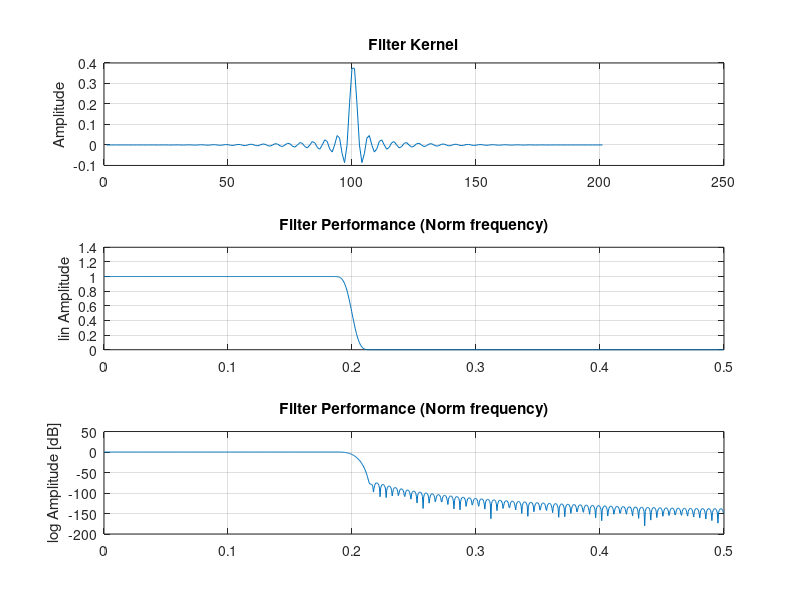

The MATLAB source for this figure:
%(c) by Daniel Pelikan 2015
%This code designs the Lowpass or a High pass filter poles
% which can be used in the vhdl code for a digital FIR filter
% sinc filter with Blackman window 

function FilterDesigner

CutOffFreq=20;%change in Hz, max 1/2 of teh sample frequency
SampleRate=100;%Sample Rate
%Bandwidth of the filter
BW=0.02;%Change
MakeHighPass=0; %0 Low pass, 1 High Pass

%Length of filter Kernel
M=round(4/BW)+1;

Filter=zeros(1,M);

%Normalized cutoff frequency
FC=CutOffFreq/SampleRate

%Cut off frequency change for High pass
if(MakeHighPass==1)
	FC=0.5-FC;
endif

%Calculate the Filter Kernel
for a = 1:M
  	if ((a)-M/2==0)
  		Filter(a)=2*pi*FC;
	else
  		Filter(a)=sin(2*pi*FC*((a)-M/2))/((a)-M/2);
	endif
	%Blackman window
	Filter(a)=Filter(a)*(0.42-0.5*cos(2*pi*(a)/M)+0.08*cos(4*pi*(a)/M));
endfor




%Normalize the Filter
Sum=0;
for i = 1:M
	Sum=Sum+Filter(i);
endfor

for i = 1:M
	Filter(i)=Filter(i)/Sum;
endfor

%Convert filter from low pass to high pass
if(MakeHighPass==1)
%change the sign of each sample in the filter kernel
%add 1 to the filter element in the center
%Filter=-1*Filter;
%floor(M/2)
%Filter(floor(M/2))=Filter(floor(M/2))+1;

%change every sencond sign to make the filter a high pass
	for a = 1:2:M
	  	Filter(a)=-1*Filter(a);
	endfor

endif;


figure(1);

subplot(3,1,1);
plot(1:M,Filter);
grid on;
title ("Filter Kernel");
%xlabel ("Samples");
ylabel ("Amplitude");
subplot(3,1,2);
FFTSize=2048;
myFFT2=fft(Filter,FFTSize);

Real=myFFT2(1:FFTSize/2);
plot(0:0.5/(FFTSize/2):0.5-0.5/(FFTSize/2),abs(Real));
grid on;
title ("Filter Performance (Norm frequency)");
%xlabel ("Samples");
ylabel ("lin Amplitude");

subplot(3,1,3);
plot(0:0.5/(FFTSize/2):0.5-0.5/(FFTSize/2),20*log10(abs(Real)));
grid on;
title ("Filter Performance (Norm frequency)");
%xlabel ("Samples");
ylabel ("log Amplitude [dB]");
saveas (1, "FilterDesigner_Filter.png");



%Print the Filter Kernel List as VHDL
%0     =>to_sfixed (3.125, g_fixInt-1,-1*g_fixDec)

for i = 1:M
	printf ("%d	=>to_sfixed (%f, g_fixInt-1,-1*g_fixDec),\n",i-1,Filter(i));
endfor


return;
%------------------------------------------------------------------------------------

%%Test the filter
Size=10000;
x=0:Size;
A=sin(2*pi*1*x/SampleRate);
for i=2:50
	A=A+sin(2*pi*i*x/SampleRate);
endfor

figure(2);
subplot(2,1,1);
FFT_SIGNAL=fft(A,FFTSize);
plot(0:0.5/(FFTSize/2):0.5-0.5/(FFTSize/2),abs(FFT_SIGNAL(1:FFTSize/2)));


B=0;
%Convolution with output side algorithm
for j = M:Size
	B(j)=0;
	for i=1:M
		B(j)=B(j)+A(j-i+1)*Filter(i);
	endfor
endfor

subplot(2,1,2);
FFT_SIG_Filtered=fft(B,FFTSize);
plot(0:0.5/(FFTSize/2):0.5-0.5/(FFTSize/2),abs(FFT_SIG_Filtered(1:FFTSize/2)));
saveas (1, "FilterDesigner_FilteredOutputSideAlgo.png");

%Convolution with input side algorithm
for j = 1:Size+length(Filter);
	C(j)=0;
endfor

for j = 1:Size
	for i=0:M-1
		C(j+i)=C(j+i)+A(j)*Filter(i+1);
	endfor
endfor

%Remove the first 31 samples sicne they are not compleatly filtered
D=C(length(Filter)+1:Size+length(Filter));

figure(3);
FFT_D_Filtered=fft(D,FFTSize);
plot(0:0.5/(FFTSize/2):0.5-0.5/(FFTSize/2),abs(FFT_D_Filtered(1:FFTSize/2)));
saveas (1, "FilterDesigner_FilteredInputSideAlgo.png");

length(A)
length(B)
length(C)
length(D)

endfunction
